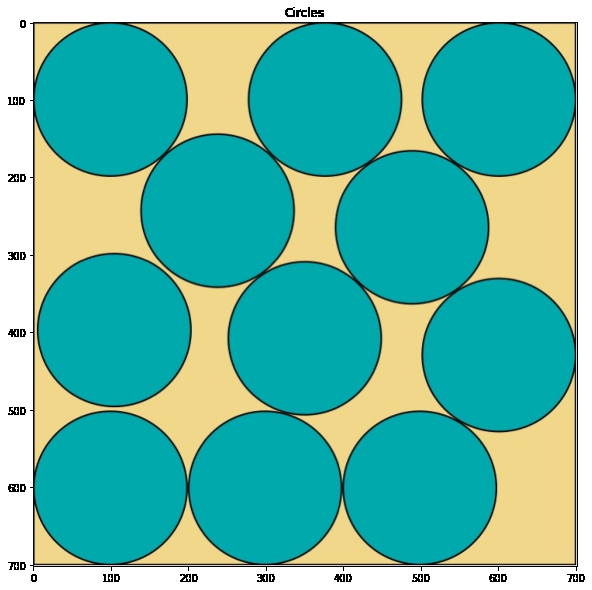
#> input picture publicSource/images/indir.png, 592 x 590 px
$ python circledetection.py
#> lines starting #> are read from the running program, lines starting #| are printed output that depends on the picture; after the words box and inside, x2 and y2 are one past the last pixel; in counts of white or black regions, pixels touching at a corner belong together
import cv2
from matplotlib import pyplot as plt
import numpy as np


def imshow(text="Text",image=None,size=14):
    w,h = image.shape[:2]
    aspect_ratio=w/h
    plt.figure(figsize=(size*aspect_ratio,size))
    plt.imshow(cv2.cvtColor(image,cv2.COLOR_BGR2RGB))
    plt.title(text)
    plt.show()


image=cv2.imread('../publicSource/images/indir.png')
#> image is the input picture: shape (590, 592, 3); mean B, G, R 169, 185.8, 96.9
imshow('Circles', image)
gray = cv2.cvtColor(image, cv2.COLOR_BGR2GRAY)
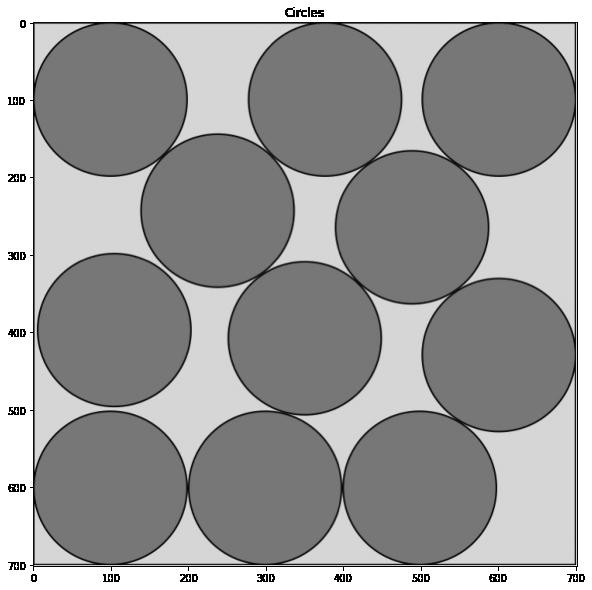
#> gray: shape (590, 592); min 0, max 255, mean 157.4

blur = cv2.medianBlur(gray, 5)
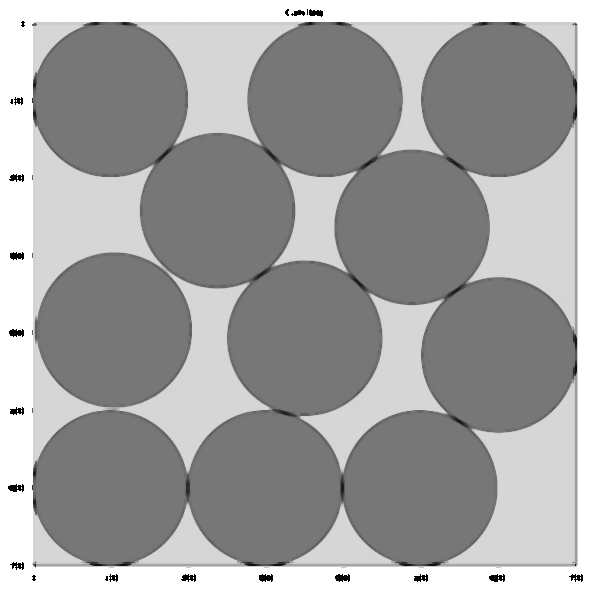
#> blur: shape (590, 592); min 0, max 255, mean 160.9

circles = cv2.HoughCircles(blur, cv2.HOUGH_GRADIENT, 1.2, 25)
#> circles = [[109.8, 99, 77.88], [498.6, 354.6, 77.4], [419.4, 487.8, 78], [264.6, 487.8, 78], [216.6, 210.6, 78.12], [498.6, 100.2, 78.36], [324.6, 99, 77.04], [114.6, 329.4, 76.92], [304.2, 339, 77.28], [111, 486.6, 76.92], [412.2, 227.4, 77.52]]

cv2.HoughCircles(gray, cv2.HOUGH_GRADIENT, 1.2, 100)

circles = np.uint16(np.around(circles))
#> circles = [[110, 99, 78], [499, 355, 77], [419, 488, 78], [265, 488, 78], [217, 211, 78], [499, 100, 78], [325, 99, 77], [115, 329, 77], [304, 339, 77], [111, 487, 77], [412, 227, 78]]

for i in circles[0, :]:
    # draw the outer circle
    cv2.circle(image, (i[0], i[1]), i[2], (0, 0, 255), 5)

    # draw the center of the circle
    cv2.circle(image, (i[0], i[1]), 2, (0, 0, 255), 8)
#> this loop made 11 passes
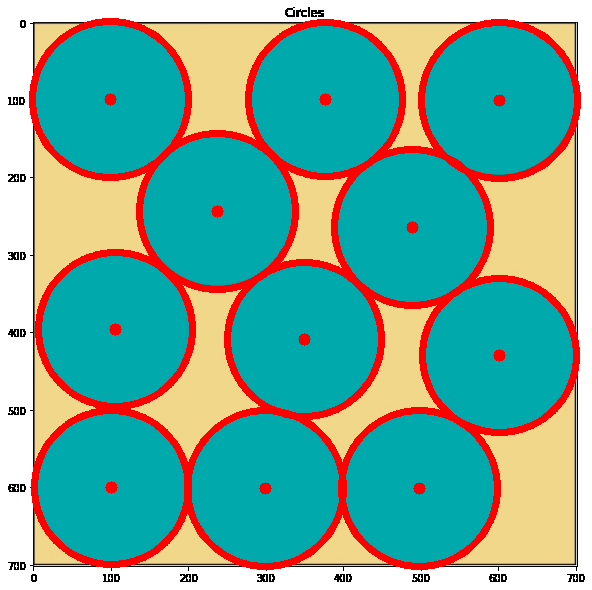
#> image: shape (590, 592, 3); 10.26% of pixels changed, all inside (x1, y1, x2, y2) = (29, 18, 581, 570)

imshow('Detected circles', image)
